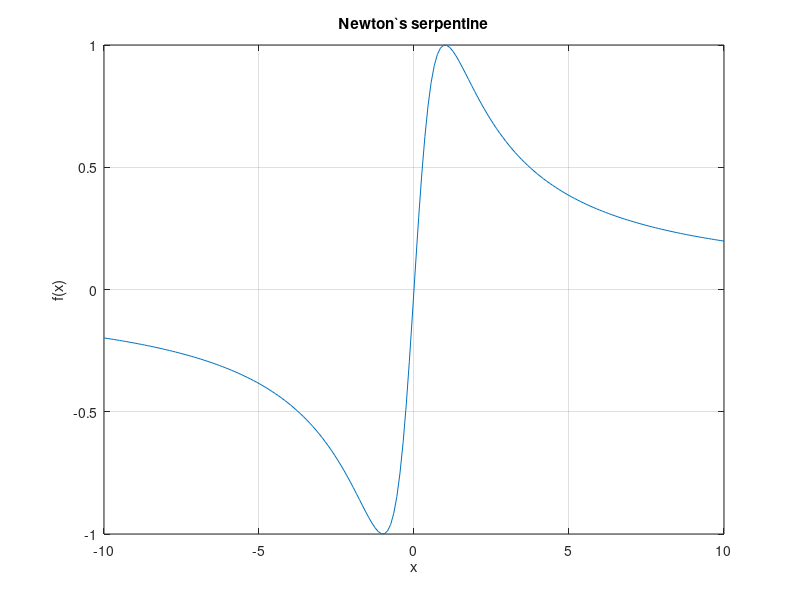

Reproduce this figure in MATLAB.
x=linspace(-10,10,200);
y=(x.*2)./(1+x.^2);
plot(x,y);
grid on;
xlabel('x');
ylabel('f(x)');
title('Newton`s serpentine');